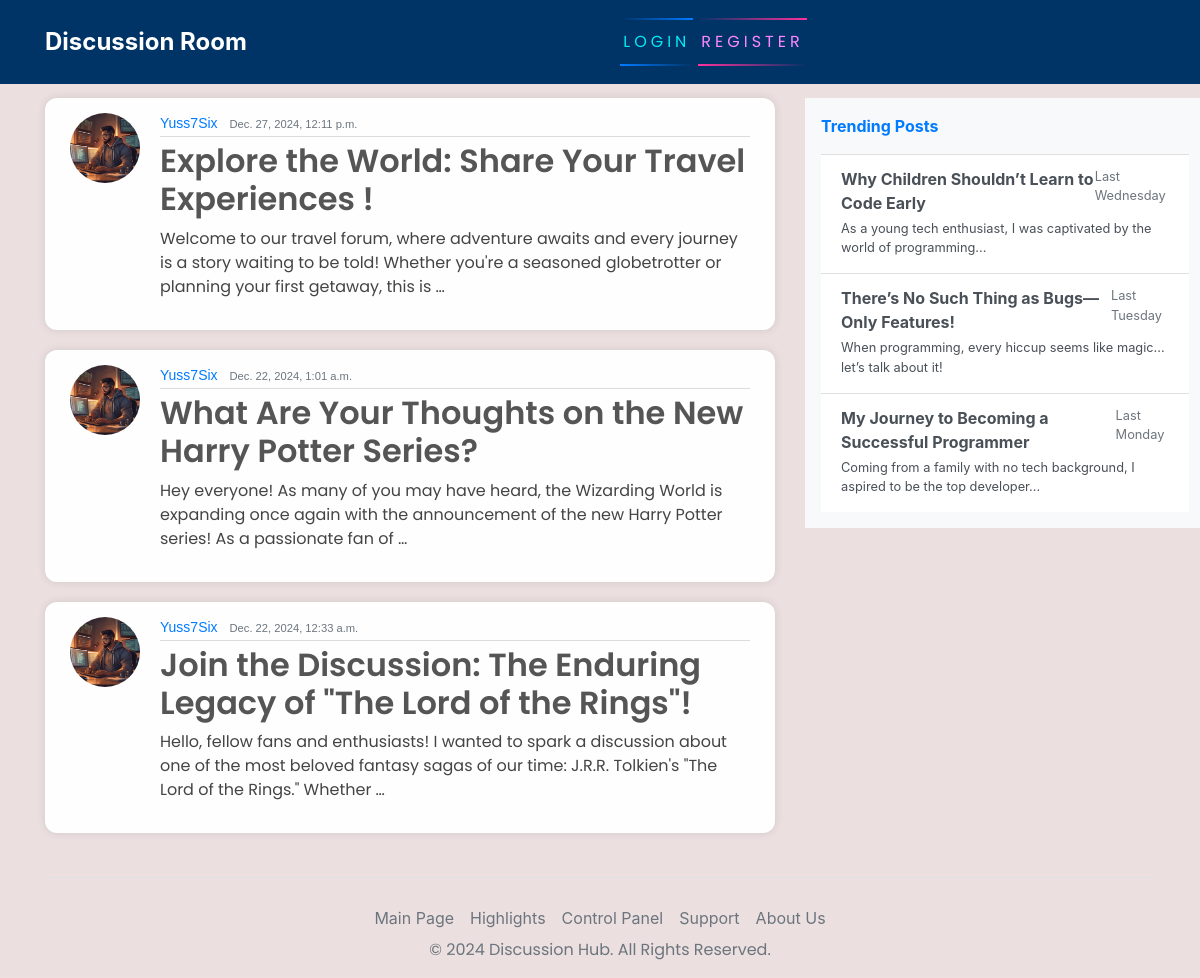
The app's page /, older data.
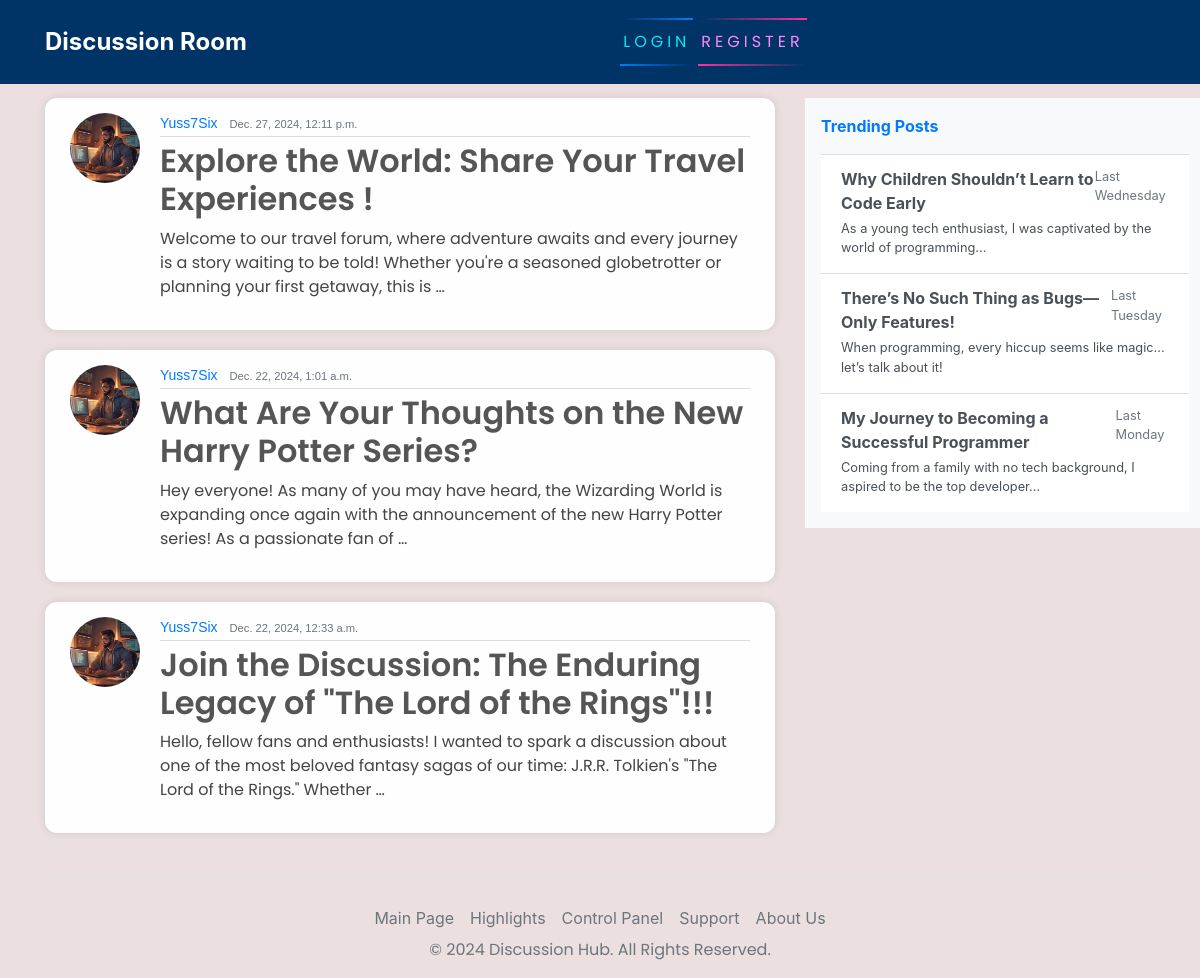
The same page, newer data.
### blog/models.py (models this page shows)
class Post(models.Model):
    title = models.CharField(max_length=200)
    content = models.TextField()
    date_posted = models.DateTimeField(default=timezone.now)
    author = models.ForeignKey(User, on_delete=models.CASCADE)

### users/models.py (models this page shows, shortened)
class Account(models.Model):
    user = models.OneToOneField(User, on_delete=models.CASCADE)
    avatar = models.ImageField(default='default.jpg', upload_to='images/')

### blog/views.py (the view)
# urls.py: path('', PostListView.as_view(), name="welcome"),
class PostListView(ListView):
    model = Post
    template_name = 'blog/welcome.html'
    context_object_name = 'articles'
    ordering = ["-date_posted"]

### blog/templates/blog/welcome.html
{% extends 'base.html' %}
{% block content %}
{% for article in articles %}
<article class="media content-section">
    <img class="rounded-circle article-img" src="{{ article.author.account.avatar.url }}" alt="Account Picture">
    <div class="media-body">
        <div class="article-metadata">
            <a class="mr-2" href="#">{{ article.author }}</a>
            <small class="text-muted">{{ article.date_posted }}</small>
        </div>
        <h2><a class="article-title" href="{% url 'blog-detail' article.id %}">{{ article.title }}</a></h2>
        <p class="article-content">{{ article.content|truncatewords:30 }}</p>
    </div>
    <br>
</article>
{% endfor %}
{% endblock content %}

### templates/base.html (shortened to what this page needs)
{% load static %}
<!DOCTYPE html>
<html>
<head>
    <link rel="stylesheet" href="https://cdnjs.cloudflare.com/ajax/libs/font-awesome/5.15.4/css/all.min.css">
    <link rel="stylesheet" href="https://maxcdn.bootstrapcdn.com/bootstrap/4.0.0/css/bootstrap.min.css"
>
    <link rel="stylesheet" href="{% static 'css/head.css' %}">
</head>
<body>
    <header class="site-header">
        <nav class="navbar navbar-expand-md navbar-dark fixed-top" style="background-color: #003366;">
            <div class="container">
                <div class="collapse navbar-collapse" id="navbarToggle">
                    <div class="d-flex w-100 align-items-center">
                        <div class="mr-auto">
                            <a class="discussion-room" href="{% url 'welcome' %}"
                                style="color: white; font-weight: bold; font-size: 24px;">Discussion Room</a>
                        </div>
                        <div class="navbar-nav mr-auto">
                            {% if user.is_authenticated %}
                            <a class="nav-item nav-link" href="{% url 'welcome' %}">HOME</a>
                            <a class="nav-item nav-link" href="{% url 'about' %}">ABOUT</a>
                            <div class="navbar-text" style="color: white; margin-left: 20px; padding-left: 20px;">
                                <h5 class="mb-0 welcome-text">Welcome, {{ request.user.username }}!</h5>
                            </div>
                        </div>
                        <div class="navbar-nav">
                            <a href="{% url 'blog-new' %}" id="auth-links">
                                <span></span>
                                <span></span>
                                <span></span>
                                <span></span>
                                Create Post
                            </a>
                            <a href="{% url 'account' %}" id="auth-links">
                                <span></span>
                                <span></span>
                                <span></span>
                                <span></span>
                                Account
                            </a>
                            <a href="{% url 'logout' %}" id="auth-links">
                                <span></span>
                                <span></span>
                                <span></span>
                                <span></span>
                                Logout
                            </a>
                            {% else %}
                            <a href="{% url 'login' %}" id="auth-links">
                                <span></span>
                                <span></span>
                                Login
                            </a>
                            <a href="{% url 'register' %}" id="auth-links">
                                <span></span>
                                <span></span>
                                Register
                            </a>
                            {% endif %}
                        </div>
                    </div>
                </div>
        </nav>
    </header>
    <main role="main" class="container">
        <div class="row">
            <div class="col-md-8">
            </div>
            <div class="col-md-8">
                {% block content %}{% endblock %}
            </div>
            <div class="col-md-4">
                <div class="content-sectionw">
                    <div class="d-flex flex-column align-items-start bg-light p-3" style="width: 400px;">
                        <a id="latest-gist" style="text-decoration: none;" href="#"
                            class="d-flex align-items-center mb-3 text-primary">
                            <span class="fs-5 font-weight-bold">Trending Posts</span>
                        </a>
                        <div class="list-group list-group-flush">
                            <a href="#" class="list-group-item list-group-item-action">
                                <div class="d-flex justify-content-between">
                                    <strong class="mb-1">Why Children Shouldn’t Learn to Code Early</strong>
                                    <small class="text-muted">Last Wednesday</small>
                                </div>
                                <div class="mb-1 small">As a young tech enthusiast, I was captivated by the world of
                                    programming...</div>
                            </a>
                            <a href="#" class="list-group-item list-group-item-action">
                                <div class="d-flex justify-content-between">
                                    <strong class="mb-1">There’s No Such Thing as Bugs—Only Features!</strong>
                                    <small class="text-muted">Last Tuesday</small>
                                </div>
                                <div class="mb-1 small">When programming, every hiccup seems like magic... let’s talk
                                    about it!</div>
                            </a>
                            <a href="#" class="list-group-item list-group-item-action">
                                <div class="d-flex justify-content-between">
                                    <strong class="mb-1">My Journey to Becoming a Successful Programmer</strong>
                                    <small class="text-muted">Last Monday</small>
                                </div>
                                <div class="mb-1 small">Coming from a family with no tech background, I aspired to be
                                    the top developer...</div>
                            </a>
                        </div>
                    </div>
                </div>
            </div>
        </div>
        <footer class="mt-4">
            <nav class="nav justify-content-center border-top" style="padding-top: 20px;">
                <li class="nav-item"><a href="#" class="nav-link px-2 text-secondary">Main Page</a></li>
                <li class="nav-item"><a href="#" class="nav-link px-2 text-secondary">Highlights</a></li>
                <li class="nav-item"><a href="/admin/" class="nav-link px-2 text-secondary">Control Panel</a></li>
                <li class="nav-item"><a href="#" class="nav-link px-2 text-secondary">Support</a></li>
                <li class="nav-item"><a href="#" class="nav-link px-2 text-secondary">About Us</a></li>
            </nav>
            <p class="text-center text-secondary">&copy; 2024 Discussion Hub. All Rights Reserved.</p>
        </footer>
    </main>
</body>
</html>

### static/css/head.css (style rules this page uses)
body { background-color: rgb(235, 223, 223); margin-top: 5rem; background-size: contain; background-repeat: no-repeat; }
h1, h2, h3, h4, h5, h6, p { color: #444444; font-family: 'Poppins', sans-serif; }
.content-section { background: #fefefe; padding: 15px 25px; border-radius: 12px; margin-bottom: 20px; box-shadow: 0 0 10px rgba(0, 0, 0, 0.1); }
.article-title { color: #555555; font-weight: 600; }
.article-content { white-space: normal; }
.article-img { height: 70px; width: 70px; margin-right: 20px; }
.article-metadata { font-family: 'Arial', sans-serif; margin-bottom: 5px; font-size: 14px; border-bottom: 1px solid #dcdcdc; padding-bottom: 2px; }
#auth-links { font-family: 'Poppins', sans-serif; position: relative; display: inline-block; padding: 12px 3px; margin: 10px 0; color: #03e9f4; text-decoration: none; text-transform: uppercase; transition: 0.5s; letter-spacing: 4px; overflow: hidden; margin-right: 5px; }
#auth-links:nth-child(2) { filter: hue-rotate(110deg); }
#auth-links span { position: absolute; display: block; }
#auth-links span:nth-child(1) { top: 0; left: 0; width: 100%; height: 2px; background: linear-gradient(90deg, transparent, #007bff); animation: animate1 1s linear infinite; }
#auth-links span:nth-child(3) { bottom: 0; right: 0; width: 100%; height: 2px; background: linear-gradient(270deg, transparent, #007bff); animation: animate3 1s linear infinite; animation-delay: 0.50s; }
.discussion-room { color: white; font-weight: bold; font-size: 24px; margin-right: 30px; }

Row changes from the older to the newer data that the page shows:
changed Post: title "Join the Discussion: The Enduring Legacy of \"The Lord of the Rings\"!" → "Join the Discussion: The Enduring Legacy of \"The Lord of the Rings\"!!!"
